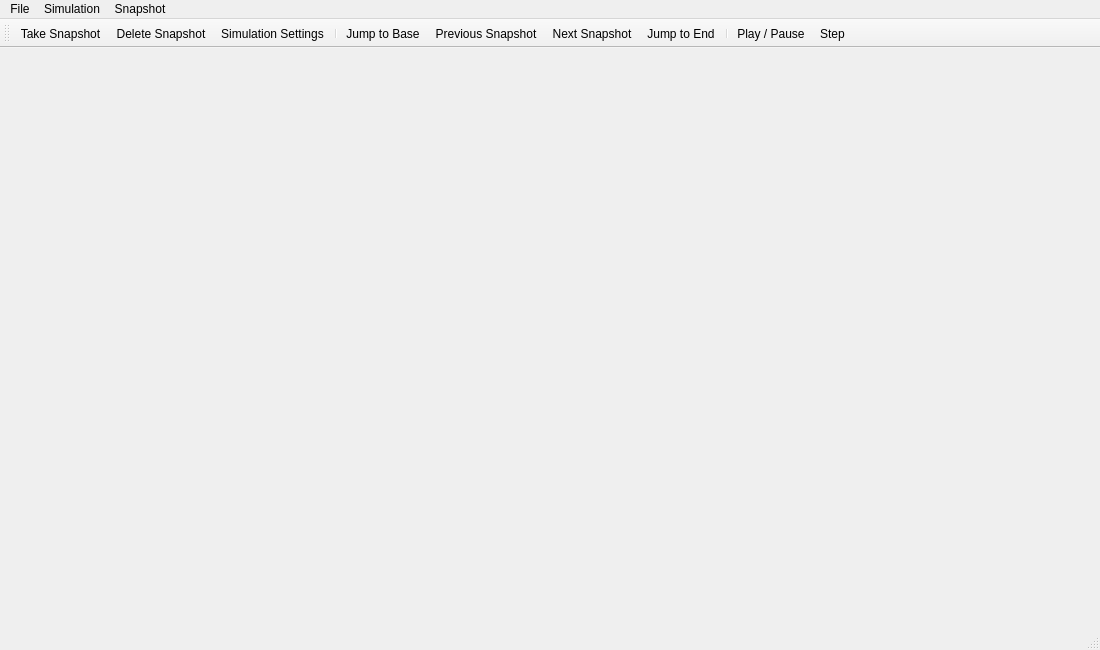
<?xml version="1.0" encoding="UTF-8"?>
<ui version="4.0">
 <class>MainWindow</class>
 <widget class="QMainWindow" name="MainWindow">
  <property name="geometry">
   <rect>
    <x>0</x>
    <y>0</y>
    <width>1100</width>
    <height>650</height>
   </rect>
  </property>
  <property name="sizePolicy">
   <sizepolicy hsizetype="Preferred" vsizetype="Preferred">
    <horstretch>0</horstretch>
    <verstretch>0</verstretch>
   </sizepolicy>
  </property>
  <property name="windowTitle">
   <string>MainWindow</string>
  </property>
  <widget class="QWidget" name="centralWidget">
   <layout class="QVBoxLayout" name="verticalLayout">
    <property name="margin">
     <number>0</number>
    </property>
    <item>
     <widget class="QTabWidget" name="documents">
      <property name="usesScrollButtons">
       <bool>true</bool>
      </property>
      <property name="documentMode">
       <bool>true</bool>
      </property>
      <property name="tabsClosable">
       <bool>true</bool>
      </property>
      <property name="movable">
       <bool>true</bool>
      </property>
     </widget>
    </item>
   </layout>
  </widget>
  <widget class="QStatusBar" name="statusBar"/>
  <widget class="QToolBar" name="mainToolBar">
   <attribute name="toolBarArea">
    <enum>TopToolBarArea</enum>
   </attribute>
   <attribute name="toolBarBreak">
    <bool>false</bool>
   </attribute>
   <addaction name="actionTake_Snapshot"/>
   <addaction name="actionDelete_Snapshot"/>
   <addaction name="actionSimulation_Settings"/>
   <addaction name="separator"/>
   <addaction name="actionJump_to_Base"/>
   <addaction name="actionPrevious_Snapshot"/>
   <addaction name="actionNext_Snapshot"/>
   <addaction name="actionJump_to_End"/>
   <addaction name="separator"/>
   <addaction name="actionPlayPause"/>
   <addaction name="actionStep"/>
  </widget>
  <widget class="QMenuBar" name="menuBar">
   <property name="geometry">
    <rect>
     <x>0</x>
     <y>0</y>
     <width>1100</width>
     <height>21</height>
    </rect>
   </property>
   <widget class="QMenu" name="menuFile">
    <property name="title">
     <string>File</string>
    </property>
    <addaction name="actionNew"/>
    <addaction name="actionOpen"/>
    <addaction name="actionRecent"/>
    <addaction name="separator"/>
    <addaction name="actionSave"/>
    <addaction name="actionSave_As"/>
    <addaction name="actionRevert"/>
    <addaction name="separator"/>
    <addaction name="actionClose"/>
    <addaction name="separator"/>
    <addaction name="actionPrint"/>
   </widget>
   <widget class="QMenu" name="menuSimulation">
    <property name="title">
     <string>Simulation</string>
    </property>
    <addaction name="actionCreate_Simulation"/>
    <addaction name="actionSimulation_Settings"/>
    <addaction name="separator"/>
    <addaction name="actionJump_to_Base"/>
    <addaction name="actionPrevious_Snapshot"/>
    <addaction name="actionNext_Snapshot"/>
    <addaction name="actionJump_to_End"/>
    <addaction name="separator"/>
    <addaction name="actionPlayPause"/>
    <addaction name="actionStep"/>
   </widget>
   <widget class="QMenu" name="menuSnapshot">
    <property name="title">
     <string>Snapshot</string>
    </property>
    <addaction name="actionSetup_Snapshots"/>
    <addaction name="actionTake_Snapshot"/>
    <addaction name="actionSet_Snapshot_to_Base"/>
    <addaction name="actionDelete_Snapshot"/>
   </widget>
   <addaction name="menuFile"/>
   <addaction name="menuSimulation"/>
   <addaction name="menuSnapshot"/>
  </widget>
  <action name="actionNew">
   <property name="text">
    <string>New Simulation</string>
   </property>
   <property name="toolTip">
    <string>Create a new simulation window</string>
   </property>
   <property name="shortcut">
    <string>Ctrl+N</string>
   </property>
  </action>
  <action name="actionOpen">
   <property name="text">
    <string>Open Simulation</string>
   </property>
   <property name="toolTip">
    <string>Open a saved simulation</string>
   </property>
   <property name="shortcut">
    <string>Ctrl+O</string>
   </property>
  </action>
  <action name="actionRecent">
   <property name="text">
    <string>Recent Simulations</string>
   </property>
   <property name="toolTip">
    <string>Recent simulations</string>
   </property>
  </action>
  <action name="actionSave">
   <property name="text">
    <string>Save</string>
   </property>
   <property name="shortcut">
    <string>Ctrl+S</string>
   </property>
  </action>
  <action name="actionSave_As">
   <property name="text">
    <string>Save As...</string>
   </property>
  </action>
  <action name="actionRevert">
   <property name="text">
    <string>Revert to Last Saved</string>
   </property>
   <property name="toolTip">
    <string>Revert current simulation to last saved version</string>
   </property>
  </action>
  <action name="actionClose">
   <property name="icon">
    <iconset resource="icons.qrc">
     <normaloff>:/toolbarIcons/icons/close_32.png</normaloff>:/toolbarIcons/icons/close_32.png</iconset>
   </property>
   <property name="text">
    <string>Close</string>
   </property>
   <property name="shortcut">
    <string>Ctrl+Q</string>
   </property>
  </action>
  <action name="actionPrint">
   <property name="text">
    <string>Print...</string>
   </property>
   <property name="shortcut">
    <string>Ctrl+P</string>
   </property>
  </action>
  <action name="actionTake_Snapshot">
   <property name="icon">
    <iconset resource="icons.qrc">
     <normaloff>:/toolbarIcons/icons/camera_add_32.png</normaloff>:/toolbarIcons/icons/camera_add_32.png</iconset>
   </property>
   <property name="text">
    <string>Take Snapshot</string>
   </property>
  </action>
  <action name="actionSetup_Snapshots">
   <property name="text">
    <string>Setup Snapshots</string>
   </property>
  </action>
  <action name="actionSet_Snapshot_to_Base">
   <property name="icon">
    <iconset resource="icons.qrc">
     <normaloff>:/toolbarIcons/icons/star_32.png</normaloff>:/toolbarIcons/icons/star_32.png</iconset>
   </property>
   <property name="text">
    <string>Set Snapshot to Base</string>
   </property>
   <property name="toolTip">
    <string>Sets the current snapshot to base</string>
   </property>
  </action>
  <action name="actionDelete_Snapshot">
   <property name="icon">
    <iconset resource="icons.qrc">
     <normaloff>:/toolbarIcons/icons/camera_close_32.png</normaloff>:/toolbarIcons/icons/camera_close_32.png</iconset>
   </property>
   <property name="text">
    <string>Delete Snapshot</string>
   </property>
  </action>
  <action name="actionCreate_Simulation">
   <property name="text">
    <string>Create Simulation</string>
   </property>
  </action>
  <action name="actionSimulation_Settings">
   <property name="icon">
    <iconset resource="icons.qrc">
     <normaloff>:/toolbarIcons/icons/advanced.png</normaloff>:/toolbarIcons/icons/advanced.png</iconset>
   </property>
   <property name="text">
    <string>Simulation Settings</string>
   </property>
  </action>
  <action name="actionJump_to_Base">
   <property name="icon">
    <iconset resource="icons.qrc">
     <normaloff>:/toolbarIcons/icons/002_77.png</normaloff>:/toolbarIcons/icons/002_77.png</iconset>
   </property>
   <property name="text">
    <string>Jump to Base</string>
   </property>
  </action>
  <action name="actionPrevious_Snapshot">
   <property name="icon">
    <iconset resource="icons.qrc">
     <normaloff>:/toolbarIcons/icons/002_75.png</normaloff>:/toolbarIcons/icons/002_75.png</iconset>
   </property>
   <property name="text">
    <string>Previous Snapshot</string>
   </property>
  </action>
  <action name="actionNext_Snapshot">
   <property name="icon">
    <iconset resource="icons.qrc">
     <normaloff>:/toolbarIcons/icons/002_76.png</normaloff>:/toolbarIcons/icons/002_76.png</iconset>
   </property>
   <property name="text">
    <string>Next Snapshot</string>
   </property>
  </action>
  <action name="actionStep">
   <property name="icon">
    <iconset resource="icons.qrc">
     <normaloff>:/toolbarIcons/icons/002_79.png</normaloff>:/toolbarIcons/icons/002_79.png</iconset>
   </property>
   <property name="text">
    <string>Step</string>
   </property>
  </action>
  <action name="actionPlayPause">
   <property name="checkable">
    <bool>true</bool>
   </property>
   <property name="checked">
    <bool>false</bool>
   </property>
   <property name="icon">
    <iconset resource="icons.qrc">
     <normaloff>:/toolbarIcons/icons/002_71.png</normaloff>
     <normalon>:/toolbarIcons/icons/002_72.png</normalon>:/toolbarIcons/icons/002_71.png</iconset>
   </property>
   <property name="text">
    <string>Play / Pause</string>
   </property>
   <property name="toolTip">
    <string>Play / Pause Simulation</string>
   </property>
   <property name="shortcut">
    <string>P</string>
   </property>
   <property name="autoRepeat">
    <bool>true</bool>
   </property>
   <property name="priority">
    <enum>QAction::NormalPriority</enum>
   </property>
  </action>
  <action name="actionJump_to_End">
   <property name="icon">
    <iconset resource="icons.qrc">
     <normaloff>:/toolbarIcons/icons/002_78.png</normaloff>:/toolbarIcons/icons/002_78.png</iconset>
   </property>
   <property name="text">
    <string>Jump to End</string>
   </property>
  </action>
 </widget>
 <layoutdefault spacing="6" margin="11"/>
 <resources>
  <include location="icons.qrc"/>
 </resources>
 <connections/>
</ui>
